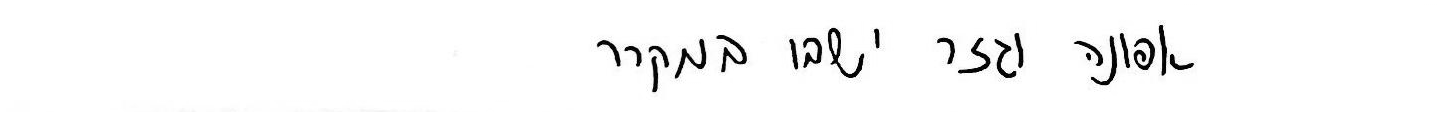
#> input picture DataBase/316550797_103.tif, 1447 x 115 px
$ python -i HandwrittenDoc.py   (imports and definitions only)
#> lines starting #> are read from the running program, lines starting #| are printed output that depends on the picture; after the words box and inside, x2 and y2 are one past the last pixel; in counts of white or black regions, pixels touching at a corner belong together
#> further down, picture is the input picture: shape (115, 1447); min 0, max 255, mean 248.2
import numpy as np
import cv2 as cv
import os
from ImageProcessing import ImageProcessing
from PIL import Image
import tempfile

THRESHOLDTIGHT = 110
MINPIXELLETTER = 10 # MIN PIXEL NUM FOR LETTER \ LINE
MAXNUMLINES = 9
NUMPAGES = 4

# [46 lines left out: functions check_PDF_name, Check_image_page, Check_image_name, not called in this run]

# [9 lines of commented-out code are left out]

def FindSquaresHandwriteDoc(image):
    thresh = cv.threshold(image, 160, 255, cv.THRESH_BINARY_INV)[1]
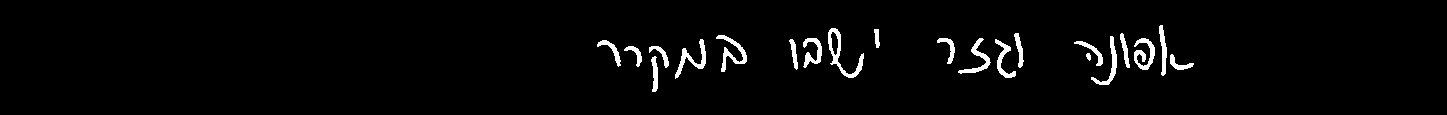
#> thresh: shape (115, 1447); 2.7% white; 21 white regions
    #thresh = cv.threshold(gray, 255 - mean + std, 255, cv.THRESH_BINARY_INV)[1]
    cnts = cv.findContours(thresh, cv.RETR_EXTERNAL, cv.CHAIN_APPROX_SIMPLE)
#> cnts = 21 contours; largest, box (x1, y1, x2, y2) and area: (828, 28, 864, 78) 460, (675, 39, 706, 79) 260, (716, 35, 747, 72) 260, (1134, 38, 1155, 70) 254, (958, 38, 991, 74) 235

    cnts = cnts[0] if len(cnts) == 2 else cnts[1]
    # min and max area for square, given the fact that there are 10 square in row
    min_area = (image.shape[0] / 30) * image.shape[1] * 0.75
#> min_area = 4160.1
    max_area = (image.shape[0] / 10) * image.shape[1]
#> max_area = 16640.5

    boundries = []
    for c in cnts:
        area = cv.contourArea(c)

        if area > min_area and area < max_area:
            x, y, w, h = cv.boundingRect(c)

            fix = int(h * 0.2)
            x = x + fix
            y = y + fix
            w = w - fix*2
            h = h - fix*2
            boundries.append((x,y,w,h))
            # cv2.imwrite('ROI_{}.png'.format(image_number), ROI)
            cv.rectangle(image, (x, y), (x + w, y + h), 255, 5)
#> this loop made 21 passes
#> area on passes 1 to 12: 131.5, 111, 20, 104.5, 98, 132.5, 133, 206, 101, 260.5, 254, 235
#> after the loop, boundries = []
    # boundries = np.array(boundries)
    # cv.imshow("image", image)
    # cv.waitKey(0)
    if len(boundries) < MAXNUMLINES:
        print("ERROR - did'nt recognize all the sqares need to take a picture again or to wrap it")
        return -1
    elif len(boundries) > MAXNUMLINES:
        print("ERROR - there are noises, need to take a picture again or to wrap it")
        return -1
    return boundries

# [21 lines left out: functions reorderBoundries, ExportHandriteLinesFromScannedDoc, not called in this run]

# [31 lines of commented-out code are left out]

class HandwrittenDic():
    def __init__(self):
        self.dicPageLineLabel = self.createLabelForPageAndLine()

    # The function given a line it's Label im hebrew
    # [44 lines left out: function createLabelForPageAndLine, not called in this run]

    def FindLabelForLine(self, page, lineNum):
        Label = self.dicPageLineLabel[(page, lineNum)]
        return Label


    # def createLabelForPageAndLine_not_used(self):
    #     dic = {}
    #     for page in range(1, NUMPAGES):
    #         if page == 1:
    #             line = 0
    #             while line < 10:
    #                 dic[(page, line)] = chr(1488 + line)  # א - י
    #                 line += 1
    #             dic[(page, 10)] = chr(1499)  # כ
    #             dic[(page, 11)] = chr(1500)  # ל
    #             dic[(page, 12)] = chr(1502)  # מ
    #             dic[(page, 13)] = chr(1504)  # נ
    #         elif page == 2:
    #             dic[(page, 0)] = chr(1505)  # ס
    #             dic[(page, 1)] = chr(1506)  # ע
    #             dic[(page, 2)] = chr(1508)  # פ
    #             dic[(page, 3)] = chr(1510)  # צ
    #             dic[(page, 4)] = chr(1511)  # ק
    #             dic[(page, 5)] = chr(1512)  # ר
    #             dic[(page, 6)] = chr(1513)  # ש
    #             dic[(page, 7)] = chr(1514)  # ת
    #             dic[(page, 8)] = chr(1498)  # ך
    #             dic[(page, 9)] = chr(1501)  # ם
    #             dic[(page, 10)] = chr(1503)  # ן
    #             dic[(page, 11)] = chr(1507)  # ף
    #             dic[(page, 12)] = chr(1509)  # ץ
    #             dic[(page, 13)] = chr(49)  # 1
    #         elif page == 3:
    #             line = 0
    #             for i in range(8):
    #                 dic[(page, line)] = chr(50 + line)  # 2-9
    #                 line += 1
    #             dic[(page, 8)] = chr(48)  # 0
    #             dic[(page, 9)] = chr(37)  # %
    #             dic[(page, 10)] = chr(64)  # @
    #             dic[(page, 11)] = chr(33)  # !
    #             dic[(page, 12)] = chr(93)  # ]
    #             dic[(page, 13)] = chr(91)  # [
    #         elif page == 4:
    #             dic[(page, 0)] = chr(125)  # }
    #             dic[(page, 1)] = chr(123)  # {
    #             dic[(page, 2)] = chr(58)  # :
    #             dic[(page, 3)] = chr(63)  # ?
    #             dic[(page, 4)] = chr(34)  # "
    #             dic[(page, 5)] = chr(59)  # ;
    #             dic[(page, 6)] = chr(92)  # \
    #             dic[(page, 7)] = chr(45)  # -
    #     return dic

>>> import cv2
>>> picture = cv2.imread('../DataBase/316550797_103.tif', cv2.IMREAD_GRAYSCALE)
>>> result = FindSquaresHandwriteDoc(picture)
#> result = -1

$ run again, on DataBase/316550797_109.tif
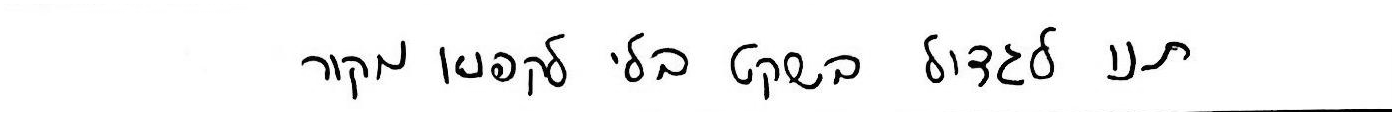
#> input picture DataBase/316550797_109.tif, 1395 x 115 px
#> picture is the input picture: shape (115, 1395); min 0, max 255, mean 243.3
#> in FindSquaresHandwriteDoc, `thresh = cv.threshold(image, 160, 255, cv.THRESH_BINARY_INV)[1]`:
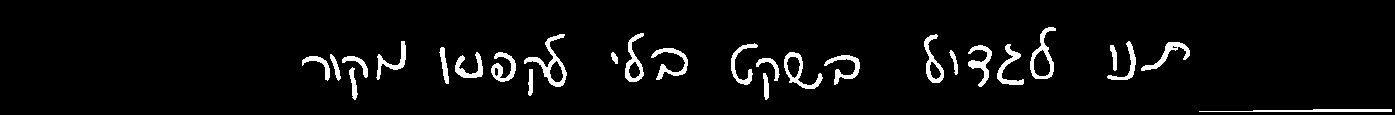
#> thresh: shape (115, 1395); 4.6% white; 27 white regions
#> cnts = 27 contours; largest, box (x1, y1, x2, y2) and area: (1030, 27, 1056, 79) 678, (524, 34, 567, 87) 644, (784, 52, 823, 89) 529, (625, 33, 644, 82) 433, (924, 34, 944, 83) 417
#> the loop in FindSquaresHandwriteDoc, `for c in cnts:` made 27 passes
#> area on passes 1 to 8: 217, 90.5, 82, 116, 123.5, 137, 159.5, 277.5
#> after the loop in FindSquaresHandwriteDoc, `for c in cnts:`: boundries = []
#> result = -1
